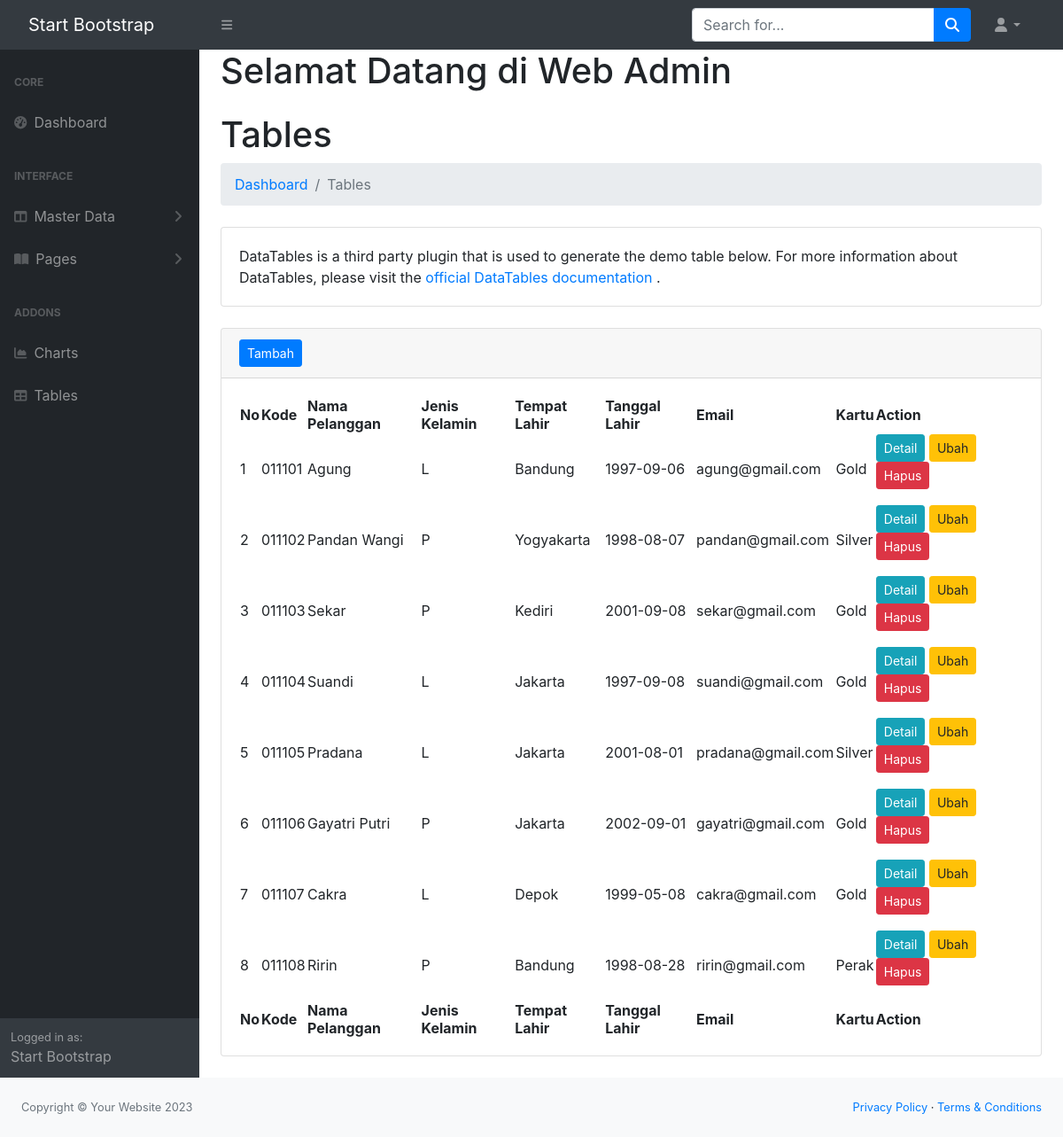
/admin/index.php?url=pelanggan, run on an earlier commit of the app's database.
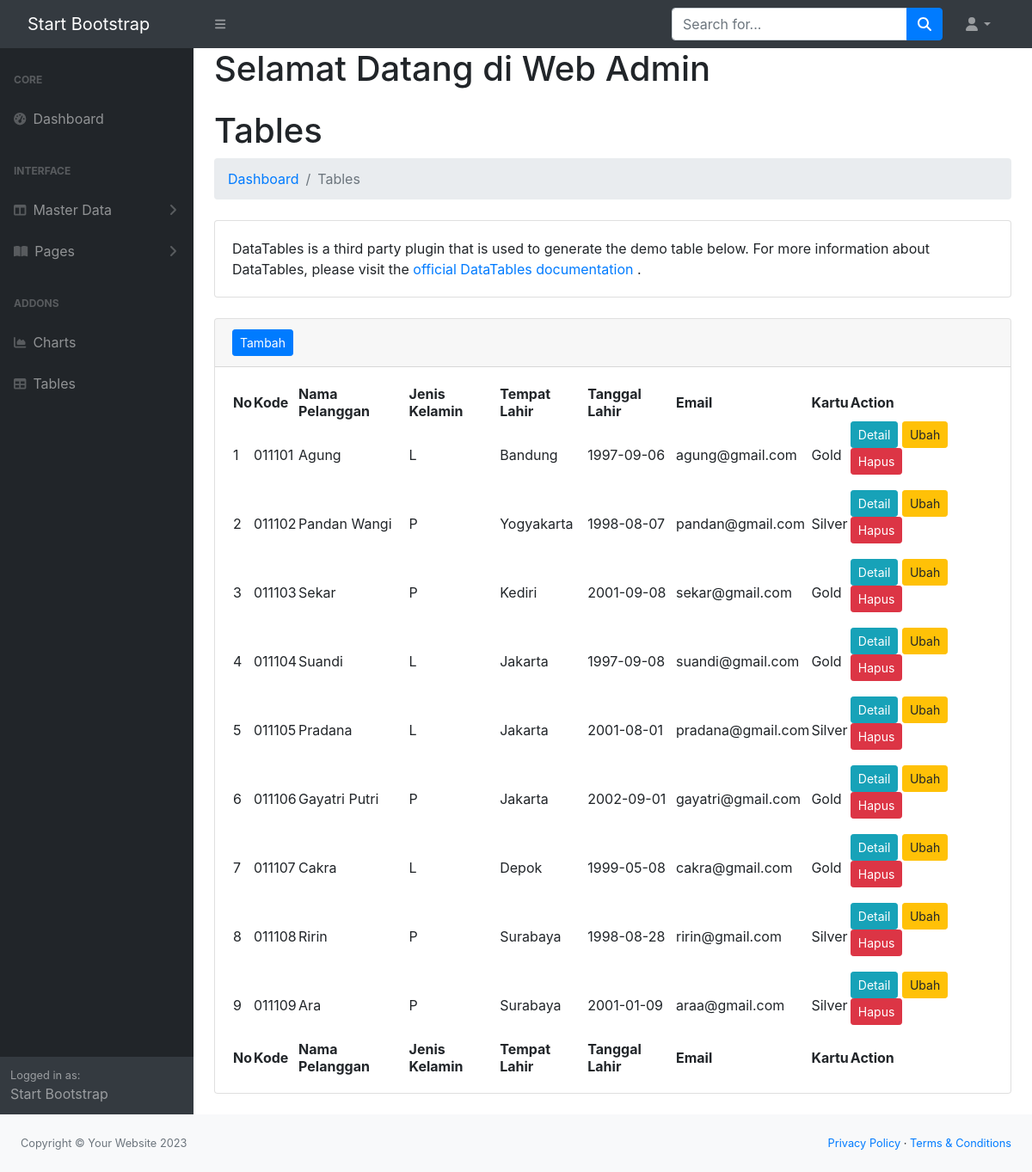
And on a later commit of the database.
### tables this page shows
CREATE TABLE `pelanggan` (
  `id` int(11) NOT NULL,
  `kode` varchar(10) DEFAULT NULL,
  `nama_pelanggan` varchar(50) DEFAULT NULL,
  `jk` char(1) DEFAULT NULL,
  `tmp_lahir` varchar(30) DEFAULT NULL,
  `tgl_lahir` date DEFAULT NULL,
  `email` varchar(30) DEFAULT NULL,
  `kartu_id` int(11) NOT NULL
);

CREATE TABLE `kartu` (
  `id` int(11) NOT NULL,
  `kode` varchar(10) DEFAULT NULL,
  `nama` varchar(30) NOT NULL,
  `diskon` double DEFAULT 0,
  `iuran` double DEFAULT 0
);

### admin/models/Pelanggan.php (called while the page is built, shortened)
<?php
class Pelanggan {
 private $koneksi;
 public function __construct(){
    global $dbh;
    $this->koneksi = $dbh;
}
 public function dataPelanggan(){
    $sql = "SELECT pelanggan.*, kartu.nama as kartu FROM pelanggan INNER JOIN
    kartu ON kartu.id = pelanggan.kartu_id ";
    $ps = $this->koneksi->prepare($sql);
    $ps->execute();
    $rs = $ps->fetchAll();
    return $rs;
}
}
?>

### admin/pelanggan.php (the view, shortened to what this page needs)
<?php
$model = new Pelanggan();
$data_pelanggan = $model->dataPelanggan();
?>
                        <h1 class="mt-4">Tables</h1>
                        <ol class="breadcrumb mb-4">
                            <li class="breadcrumb-item"><a href="index.html">Dashboard</a></li>
                            <li class="breadcrumb-item active">Tables</li>
                        </ol>
                        <div class="card mb-4">
                            <div class="card-body">
                                DataTables is a third party plugin that is used to generate the demo table below. For more information about DataTables, please visit the
                                <a target="_blank" href="https://datatables.net/">official DataTables documentation</a>
                                .
                            </div>
                        </div>
                        <div class="card mb-4">
                            <div class="card-header">
                                <a href="index.php?url=pelanggan_form" class="btn btn-primary btn-sm"> Tambah </a>
                            </div>
                            <div class="card-body">
                                <table id="datatablesSimple">
                                    <thead>
                                        <tr>
                                            <th>No</th>
                                            <th>Kode</th>
                                            <th>Nama Pelanggan</th>
                                            <th>Jenis Kelamin</th>
                                            <th>Tempat Lahir</th>
                                            <th>Tanggal Lahir</th>
                                            <th>Email</th>
                                            <th>Kartu</th>
                                            <th>Action</th>
                                        </tr>
                                    </thead>
                                    <tfoot>
                                        <tr>
                                            <th>No</th>
                                            <th>Kode</th>
                                            <th>Nama Pelanggan</th>
                                            <th>Jenis Kelamin</th>
                                            <th>Tempat Lahir</th>
                                            <th>Tanggal Lahir</th>
                                            <th>Email</th>
                                            <th>Kartu</th>
                                            <th>Action</th>
                                        </tr>
                                    </tfoot>
                                    <tbody>
                                        <?php
                                        $no = 1;
                                        foreach($data_pelanggan as $row){
                                        ?>
                                        <tr>
                                            <td><?= $no ?></td>
                                            <td><?= $row['kode']?></td>
                                            <td><?= $row['nama_pelanggan']?></td>
                                            <td><?= $row['jk']?></td>
                                            <td><?= $row['tmp_lahir']?></td>
                                            <td><?= $row['tgl_lahir']?></td>
                                            <td><?= $row['email']?></td>
                                            <td><?= $row['kartu']?></td>
                                            <td>
                                                <form action="pelanggan_controller.php" method="post">
                                                    <a class="btn btn-info btn-sm" href="index.php?url=pelanggan_detail&id=<?= $row ['id'] ?>">Detail</a>
                                                    <a class="btn btn-warning btn-sm" href="index.php?url=pelanggan_form&idedit=<?= $row ['id'] ?>">Ubah</a>
                                                    <button type="submit" class="btn btn-danger btn-sm" name="proses" value="hapus"
                                                    onclick="return confirm('Anda yakin data ini akan dihapus?')">Hapus</button>
                                                </form>
                                            </td>
                                        </tr>
                                      <?php
                                        $no++;
                                    }
                                        ?>
                                    </tbody>
                                </table>
                            </div>
</div>
</div>

### admin/top.php (shortened to what this page needs)
<DOCTYPE html>
<html lang="en">
    <head>
        <link href="css/styles.css" rel="stylesheet" />
        <link href="https://cdn.jsdelivr.net/npm/simple-datatables@7.1.2/dist/style.min.css" rel="stylesheet" />
        <link rel="stylesheet" href="https://stackpath.bootstrapcdn.com/bootstrap/4.1.3/css/bootstrap.min.css">
        <link rel="stylesheet" href="https://maxcdn.bootstrapcdn.com/font-awesome/4.7.0/css/font-awesome.min.css">
    </head>
    <body>
        <nav class="sb-topnav navbar navbar-expand navbar-dark bg-dark">
            <a class="navbar-brand ps-3" href="index.html">Start Bootstrap</a>
            <button class="btn btn-link btn-sm order-1 order-lg-0 me-4 me-lg-0" id="sidebarToggle" href="#!"><i class="fas fa-bars"></i></button>
            <form class="d-none d-md-inline-block form-inline ms-auto me-0 me-md-3 my-2 my-md-0">
                <div class="input-group">
                    <input class="form-control" type="text" placeholder="Search for..." aria-label="Search for..." aria-describedby="btnNavbarSearch" />
                    <button class="btn btn-primary" id="btnNavbarSearch" type="button"><i class="fas fa-search"></i></button>
                </div>
            </form>
            <ul class="navbar-nav ms-auto ms-md-0 me-3 me-lg-4">
                <li class="nav-item dropdown">
                    <a class="nav-link dropdown-toggle" id="navbarDropdown" href="#" role="button" data-bs-toggle="dropdown" aria-expanded="false"><i class="fas fa-user fa-fw"></i></a>
                </li>
            </ul>
        </nav>

### admin/menu.php (shortened to what this page needs)
<div id="layoutSidenav">
            <div id="layoutSidenav_nav">
                <nav class="sb-sidenav accordion sb-sidenav-dark" id="sidenavAccordion">
                    <div class="sb-sidenav-menu">
                        <div class="nav">
                            <div class="sb-sidenav-menu-heading">Core</div>
                            <a class="nav-link" href="index.php?url=dashboard">
                                <div class="sb-nav-link-icon"><i class="fas fa-tachometer-alt"></i></div>
                                Dashboard
                            </a>
                            <div class="sb-sidenav-menu-heading">Interface</div>
                            <a class="nav-link collapsed" href="#" data-bs-toggle="collapse" data-bs-target="#collapseLayouts" aria-expanded="false" aria-controls="collapseLayouts">
                                <div class="sb-nav-link-icon"><i class="fas fa-columns"></i></div>
                                Master Data
                                <div class="sb-sidenav-collapse-arrow"><i class="fas fa-angle-down"></i></div>
                            </a>
                            <a class="nav-link collapsed" href="#" data-bs-toggle="collapse" data-bs-target="#collapsePages" aria-expanded="false" aria-controls="collapsePages">
                                <div class="sb-nav-link-icon"><i class="fas fa-book-open"></i></div>
                                Pages
                                <div class="sb-sidenav-collapse-arrow"><i class="fas fa-angle-down"></i></div>
                            </a>
                            <div class="sb-sidenav-menu-heading">Addons</div>
                            <a class="nav-link" href="index.php?url=chart">
                                <div class="sb-nav-link-icon"><i class="fas fa-chart-area"></i></div>
                                Charts
                            </a>
                            <a class="nav-link" href="index.php?url=product">
                                <div class="sb-nav-link-icon"><i class="fas fa-table"></i></div>
                                Tables
                            </a>
                        </div>
                    </div>
                    <div class="sb-sidenav-footer">
                        <div class="small">Logged in as:</div>
                        Start Bootstrap
                    </div>
                </nav>
            </div>

### admin/index.php (shortened to what this page needs)
<?php
include_once 'koneksi.php';
include_once 'models/Pelanggan.php';
include_once 'top.php';
include_once 'menu.php';
?>
<div id="layoutSidenav_content">
    <main>
        <div class="container-fluid px-4">
            <h1>Selamat Datang di Web Admin</h1>
            <?php
            $url = $_GET['url'];
            if ($url == 'dashboard') {
                include_once 'dashboard.php';
            } else if (!empty($url)) {
                include_once ''.$url.'.php';
            } else {
                'dashboard.php';
            }
            ?>
        </div>
</div>
<?php
include_once 'bottom.php';
?>

### admin/bottom.php (shortened to what this page needs)
<footer class="py-4 bg-light mt-auto">
                    <div class="container-fluid px-4">
                        <div class="d-flex align-items-center justify-content-between small">
                            <div class="text-muted">Copyright &copy; Your Website 2023</div>
                            <div>
                                <a href="#">Privacy Policy</a>
                                &middot;
                                <a href="#">Terms &amp; Conditions</a>
                            </div>
                        </div>
                    </div>
                </footer>
    </body>
</html>

What changed in the data, as far as the page shows it:
changed pelanggan "Ririn": tmp_lahir "Bandung" → "Surabaya"; kartu.nama "Perak" → "Silver"
added pelanggan: kode "011109", nama_pelanggan "Ara", jk "P", tmp_lahir "Surabaya", tgl_lahir "2001-01-09", email "araa@gmail.com", kartu.nama "Silver"
